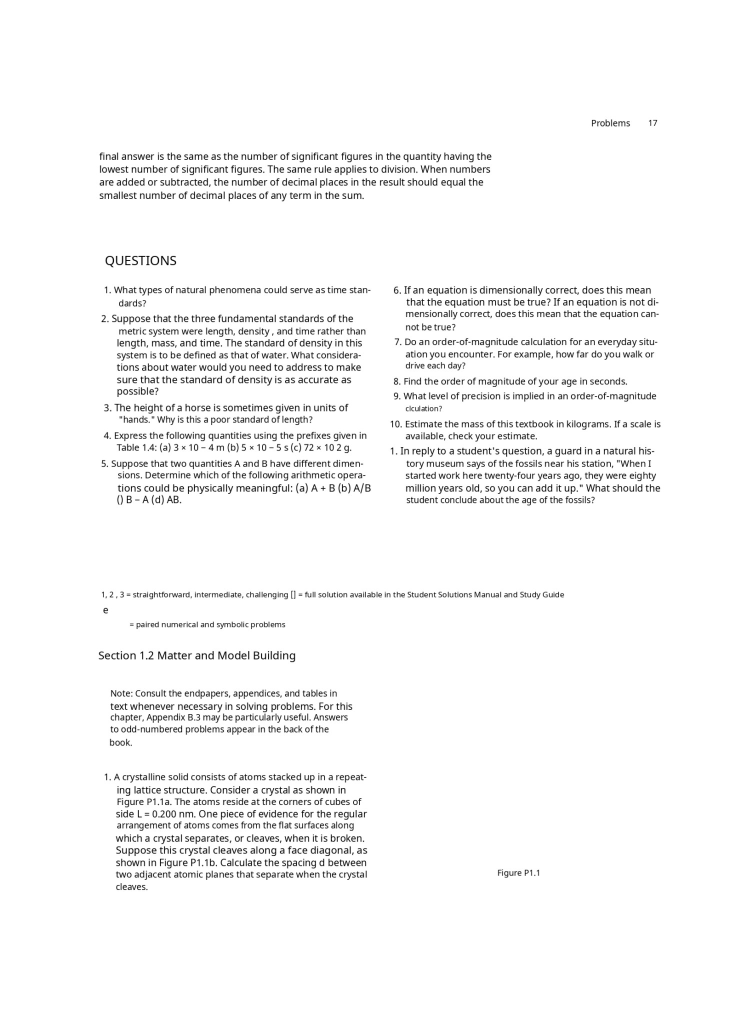
#> input picture image_test/textbook_text.jpg, 1460 x 2064 px (shown at 1/2 size)
$ python -i affinity.py   (imports and definitions only)   (older library calls are emulated)
#> lines starting #> are read from the running program, lines starting #| are printed output that depends on the picture
#> further down, picture is the input picture: shape (2064, 1460, 3); min 0, max 255, mean 247.2
from typing import List

import cv2
import numpy as np

from PIL import Image, ImageDraw

from app.services.detection_service.surya.postprocessing.util import get_line_angle, rescale_bbox
from app.services.detection_service.surya.schema import ColumnLine


def get_detected_lines_sobel(image, vertical=True):
    # Apply Sobel operator with a kernel size of 3 to detect vertical edges
#> called with vertical = True
    if vertical:
        dx = 1
        dy = 0
    else:
        dx = 0
        dy = 1

    sobelx = cv2.Sobel(image, cv2.CV_32F, dx, dy, ksize=3)
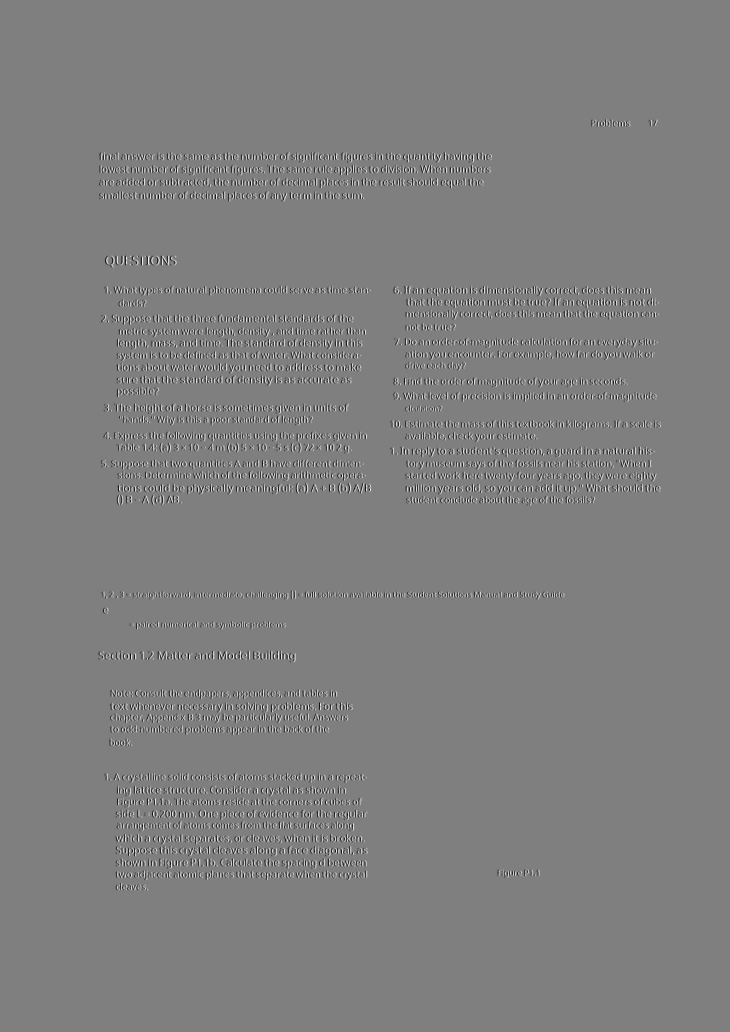
#> sobelx: shape (2064, 1460, 3) float32 (shown at 1/2 size); min -1010, max 1017, mean 0; drawn with min black and max white


    # Absolute Sobel (to capture both edges)
    abs_sobelx = np.absolute(sobelx)
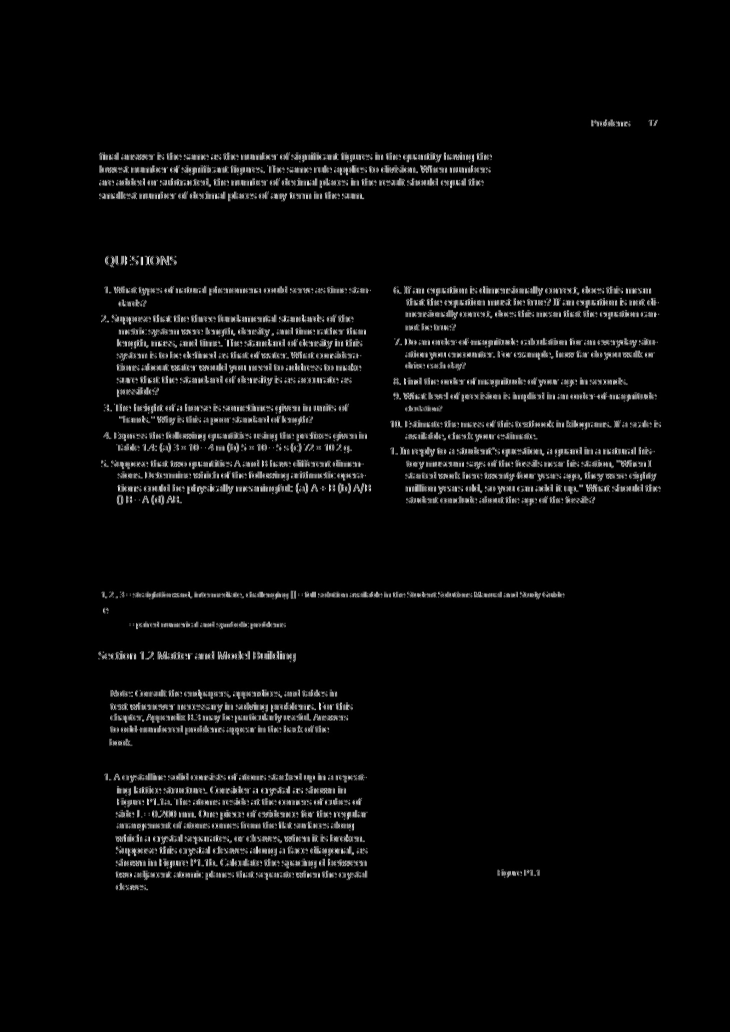
#> abs_sobelx: shape (2064, 1460, 3) float32 (shown at 1/2 size); min 0, max 1017, mean 35.1; drawn with min black and max white

    # Convert to 8-bit image
    scaled_sobel = np.uint8(255 * abs_sobelx / np.max(abs_sobelx))

    kernel = np.ones((20, 1), np.uint8)
    eroded = cv2.erode(scaled_sobel, kernel, iterations=1)
    scaled_sobel = cv2.dilate(eroded, kernel, iterations=3)

    return scaled_sobel


# [50 lines that did not run here, left out]


# [12 lines that did not run here, left out]


# [63 lines that did not run here, left out]

>>> import cv2
>>> picture = cv2.imread('../../../../../../image_test/textbook_text.jpg')
>>> result = get_detected_lines_sobel(picture)
